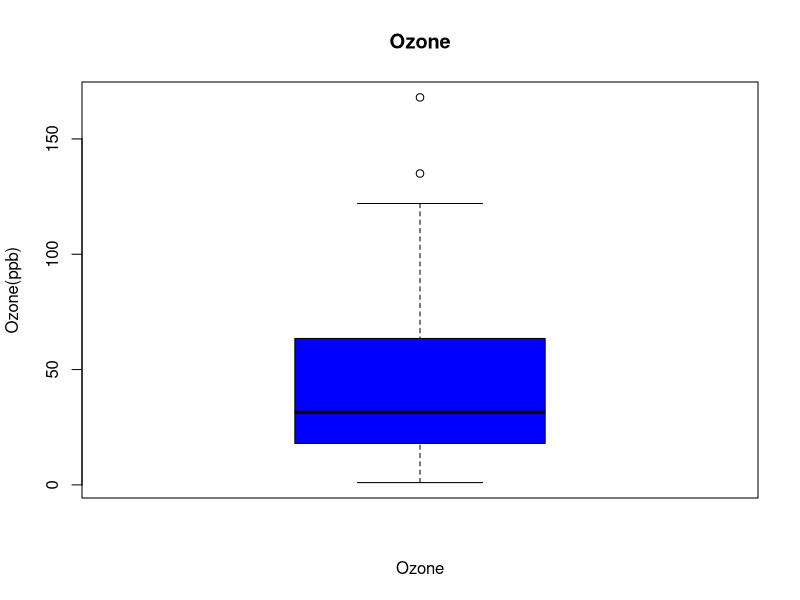
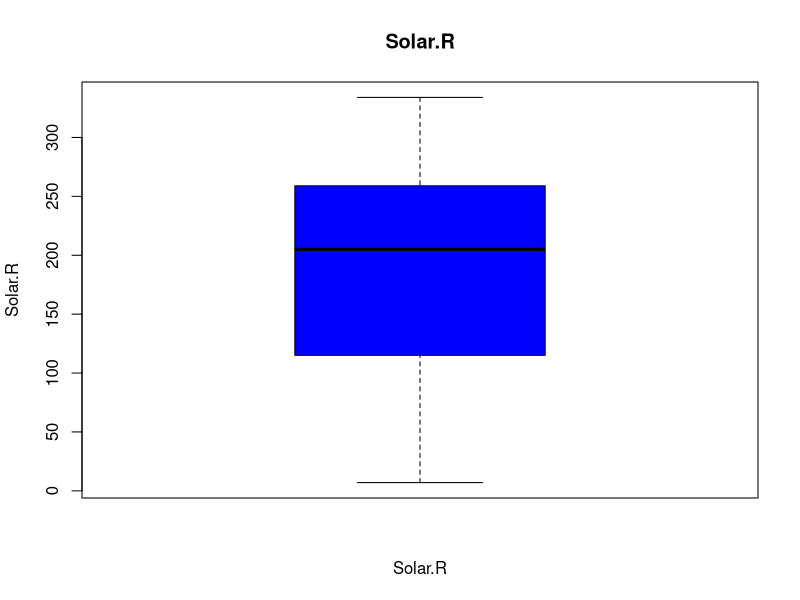
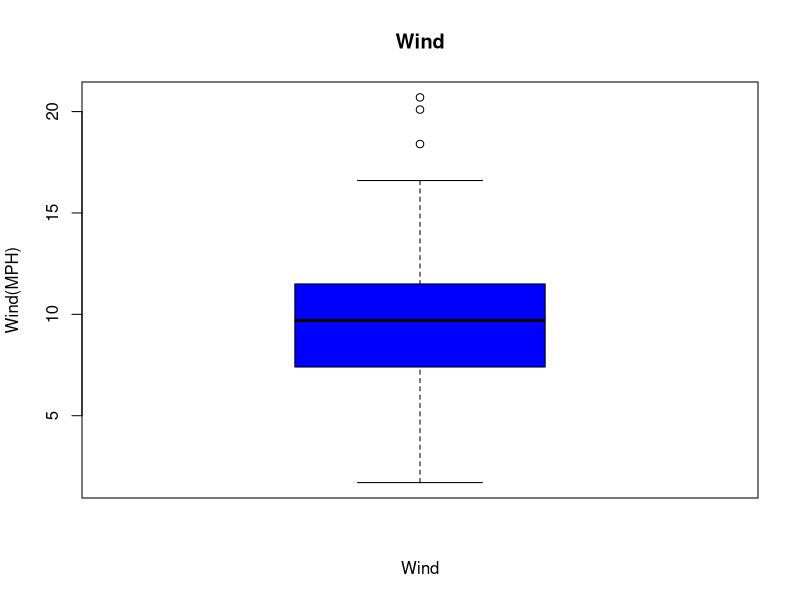
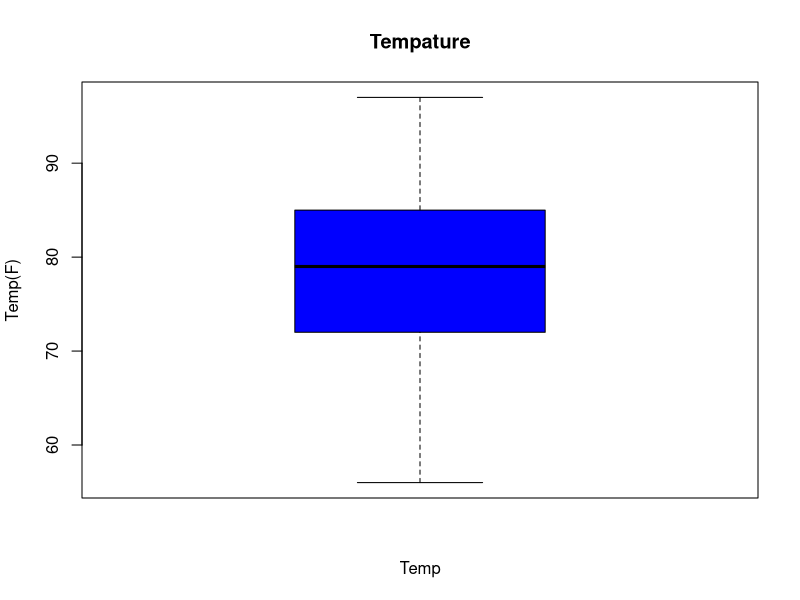
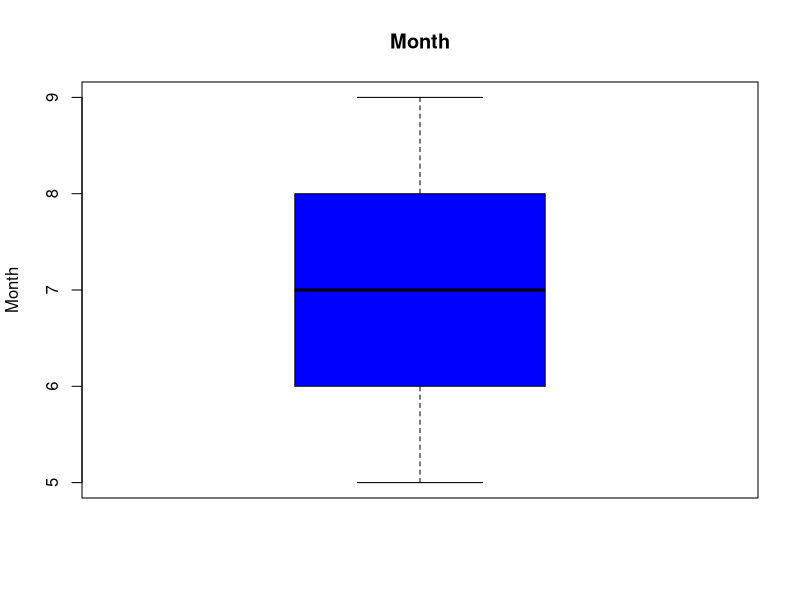
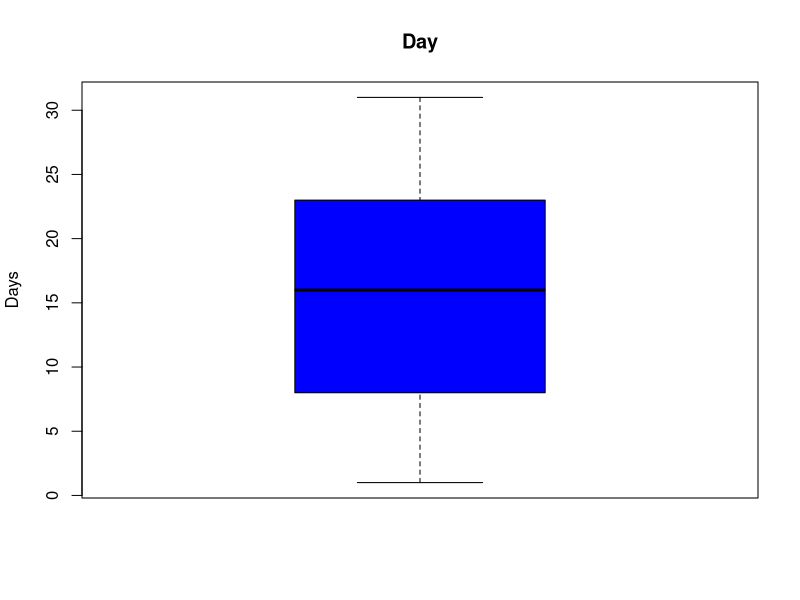

These charts were generated, in order, by the following R code: (Note: this script raises an error after producing the figures.)
#Load Data
data("airquality") 
View(airquality)

#Summary and Structure
summary(airquality)
str(airquality)
head(airquality)

#Missing Values
is.na(airquality)
sum(is.na(airquality))
colSums(is.na(airquality))

#Datatypes
str(airquality)
typeof(airquality)

#Duplication
duplicated_rows <- airquality[duplicated(airquality),]
print(duplicated_rows)


#Unique
unique(airquality)
unique(airquality$Ozone)
unique(airquality$Solar.R)
unique(airquality$Wind)
unique(airquality$Temp)
unique(airquality$Month)
unique(airquality$Day)

#outlines
boxplot(airquality$Ozone, main = "Ozone", ylab= "Ozone(ppb)", xlab = "Ozone", col = "blue")
boxplot(airquality$Solar.R, main = "Solar.R", ylab= "Solar.R", xlab = "Solar.R", col = "blue")
boxplot(airquality$Wind, main = "Wind", ylab= "Wind(MPH)", xlab = "Wind", col = "blue")
boxplot(airquality$Temp, main = "Tempature", ylab= "Temp(F)", xlab = "Temp", col = "blue")
boxplot(airquality$Month, main = "Month", ylab= "Month",  col = "blue")
boxplot(airquality$Day, main = "Day", ylab= "Days", col = "blue")

#Validty 
assertthat 
#Create Data Report
makeDataReport(airquality, output = "html")
